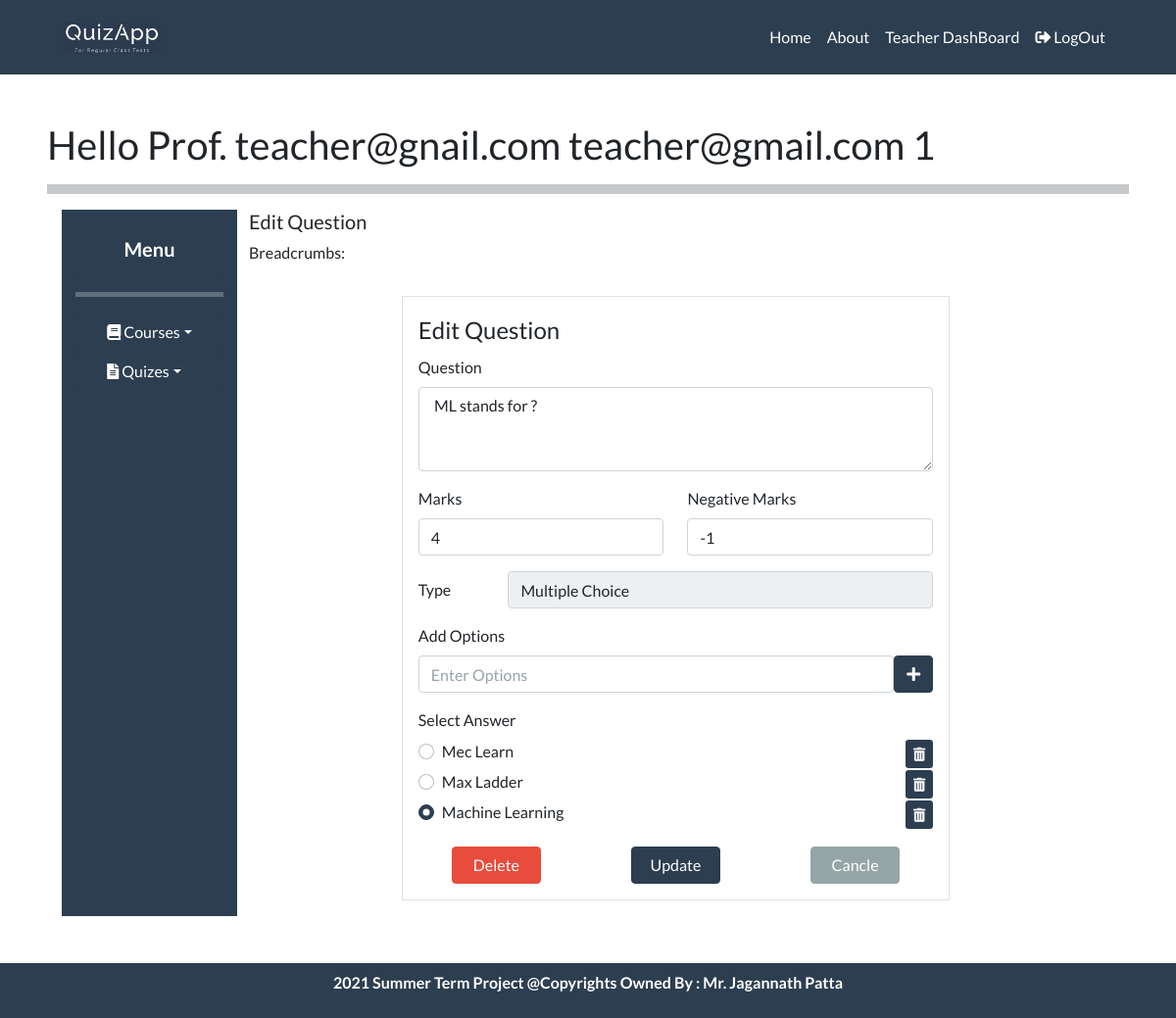
/teacher/EditQuestion?id=1 (signed in), run on the app's committed database.
### tables this page shows
CREATE TABLE "Question" (
	"question_id"	INTEGER PRIMARY KEY AUTOINCREMENT,
	"course_id"	INTEGER NOT NULL,
	"quiz_id"	INTEGER NOT NULL,
	"question_type"	TEXT NOT NULL CHECK(question_type IN ('MCQ','MSQ','SA','LA','MF','FB')),
	"question_text"	TEXT NOT NULL,
	"question_marks"	NUMERIC NOT NULL,
	"question_neg_marks"	INTEGER NOT NULL,
	FOREIGN KEY("quiz_id") REFERENCES "Quiz"("quiz_id") ON DELETE CASCADE,
	FOREIGN KEY("course_id") REFERENCES "Course"("course_id") ON DELETE CASCADE
);

CREATE TABLE "Options" (
	"option_id"	INTEGER PRIMARY KEY AUTOINCREMENT,
	"question_id"	INTEGER NOT NULL,
	"option"	TEXT NOT NULL,
	FOREIGN KEY("question_id") REFERENCES "Question"("question_id") ON DELETE CASCADE
);

### Teacher/views.py (the view)
@breadcrumb('Edit Question')
def EditQuestion():
    page = check_user("/teacherSite/question.html")
    if len(page) > 1:
        return render_template(page[0] , msg = page[1])
    else:
        id = request.args.get('id',type = int)
        qid = request.args.get('qid',type = int)
        cid = request.args.get('cid',type = int)
        name = request.args.get('name', type= str)
        msg = request.args.get('msg1', type= str)
        if request.method == "POST":
            try:
                conn = sqlite3.connect("DataBase/quizAppDataBase.db")
                cursor = conn.cursor()
                prev_options = cursor.execute("SELECT OPTION from OPTIONS WHERE QUESTION_ID = ?", (id , )).fetchall()
                conn.commit()
                prev_ans = cursor.execute("SELECT ANSWER , OPTION_ID from ANSWERS WHERE QUESTION_ID = ?", (id , )).fetchall()
                conn.commit()
                prev_options = [i[0] for i in prev_options]
                print('prev_options' , prev_options)
                prev_ans = [i[0] for i in prev_ans]
                print('prev_ans' , prev_ans)
                prev_ans_oid = [i[1] for i in prev_ans]
                print('prev_ans_oid' , prev_ans_oid)
                ques_type = str(request.form["ques_type"])
                marks = str(request.form["marks"])
                neg_marks = str(request.form["neg_marks"])
                ques_text = str(request.form["question_text"]).strip()
                msg = 'Question Updated '
                Flag = False
                print("-------" , ques_text , '----', ques_type ,'----' , marks , neg_marks )
                if (ques_type == 'MCQ'):
                    option = request.form.getlist('opti[]')
                    answer = request.form.getlist('Rdopti[]')
                    if( len(option) >= 2 ) :
                        for opt in option:
                            msg += opt
                            if opt not in prev_options:
                                cursor.execute("INSERT INTO OPTIONS ( QUESTION_ID , OPTION ) VALUES (?,?)", ( id , opt ))
                                conn.commit()
                            print(opt)
                        for opt in prev_options:
                            if opt not in option:
                                cursor.execute(" DELETE FROM OPTIONS where OPTION = ? And QUESTION_ID = ?", ( opt, id ))
                                conn.commit()
                        Flag = True
                        print('ans', answer)
                        print('options', option)
                        for ans in answer:
                            if ans not in prev_ans:
                                op_id = cursor.execute("SELECT OPTION_ID from OPTIONS WHERE QUESTION_ID = ? And OPTION = ? ", (id , ans )).fetchone()
                                conn.commit()
                                print('op_id====0' , op_id)
                                cursor.execute("INSERT INTO ANSWERS ( QUESTION_ID , OPTION_ID , ANSWER ) VALUES (?,? , ?)", ( id , op_id[0] , ans ))
                                conn.commit()
                        for ans in prev_ans:
                            if ans not in answer:
                                op_id = cursor.execute("SELECT OPTION_ID from OPTIONS WHERE QUESTION_ID = ? And OPTION = ? ", (id , ans )).fetchone()
                                conn.commit()
                                print('op_id====0' , op_id)
                                cursor.execute("DELETE FROM ANSWERS where QUESTION_ID = ? AND OPTION_ID = ?", ( id , op_id[0] ))
                                conn.commit()
                        url = '/teacher/quiz?id='+str(qid)+'&msg1='+msg
                    else:
                        msg = "MCQ type question must have at least 2 options."
                        url = '/teacher/EditQuestion?id='+str(id)+'&cid='+str(cid)+'&qid='+str(qid)+'&name='+str(qid)+ '&msg1='+msg
                    print('ans', answer)
                    print('options', option)
                elif (ques_type == 'MSQ'):
                    option = request.form.getlist('opti[]')
                    answer = request.form.getlist('Rdopti[]')
                    if( len(option) >= 2 and len(answer) >= 1 ) :
                        for opt in option:
                            msg += opt
                            if opt not in prev_options:
                                cursor.execute("INSERT INTO OPTIONS ( QUESTION_ID , OPTION ) VALUES (?,?)", ( id , opt ))
                                conn.commit()
                            print(opt)
                        for opt in prev_options:
                            if opt not in option:
                                cursor.execute(" DELETE FROM OPTIONS where OPTION = ? And QUESTION_ID = ?", ( opt, id ))
                                conn.commit()
                        Flag = True
                        for ans in answer:
                            if ans not in prev_ans:
                                op_id = cursor.execute("SELECT OPTION_ID from OPTIONS WHERE QUESTION_ID = ? And OPTION = ? ", (id , ans )).fetchone()
                                conn.commit()
                                print('op_id====0' , op_id)
                                cursor.execute("INSERT INTO ANSWERS ( QUESTION_ID , OPTION_ID , ANSWER ) VALUES (?,? , ?)", ( id , op_id[0] , ans ))
                                conn.commit()
                        for ans in prev_ans:
                            if ans not in answer:
                                op_id = cursor.execute("SELECT OPTION_ID from OPTIONS WHERE QUESTION_ID = ? And OPTION = ? ", (id , ans )).fetchone()
                                conn.commit()
                                print('op_id====0' , op_id)
                                cursor.execute("DELETE FROM ANSWERS where QUESTION_ID = ? AND OPTION_ID = ?", ( id , op_id[0] ))
                                conn.commit()
                        url = '/teacher/quiz?id='+str(qid)+'&msg1='+msg
                    else:
                        msg = "MSQ type question must have at least 2 options. And Also don't forget to select answers."
                        url = '/teacher/EditQuestion?id='+str(id)+'&cid='+str(cid)+'&qid='+str(qid)+'&name='+str(qid)+ '&msg1='+msg
                    print('ans', ans)
                    print('options', option)
                elif (ques_type == 'SA'):
                    ans = str(request.form["short_ans_txt"]).strip()
                    if ans :
                        msg = ans
                        if len(prev_ans) == 0 :
                            cursor.execute("INSERT INTO ANSWERS ( QUESTION_ID , ANSWER ) VALUES (?,? )", ( id , ans ))
                            conn.commit()
                        else :
                            cursor.execute("UPDATE  ANSWERS SET ANSWER = ? where QUESTION_ID = ? ", ( ans , id ))
                            conn.commit()
                        print('ans', ans)
                        Flag = True
                        url = '/teacher/quiz?id='+str(qid)+'&msg1='+msg
                    else:
                        msg = "Short Answer can't be empty."
                        url = '/teacher/EditQuestion?id='+str(id)+'&cid='+str(cid)+'&qid='+str(qid)+'&name='+str(qid)+ '&msg1='+msg
                elif (ques_type == 'MF'):
                    option = request.form.getlist('opti[]')
                    msg = msg +  '|'.join(option)
                    print('option MF ----------=====' , option)
                    option = [ '|'.join(option[i:i + 2]) for i in range(0, len(option), 2)]
                    if( len(option) >= 2 ) :
                        for opt in option:
                            print(opt)
                            print(opt)
                            if opt not in prev_options:
                                cursor.execute("INSERT INTO OPTIONS ( QUESTION_ID , OPTION ) VALUES (?,?)", ( id , opt ))
                                conn.commit()
                        for opt in prev_options:
                            if opt not in option:
                                cursor.execute(" DELETE FROM OPTIONS where OPTION = ? And QUESTION_ID = ?", ( opt, id ))
                                conn.commit()
                        Flag = True
                        url = '/teacher/quiz?id='+str(qid)+'&msg1='+msg
                    else:
                        msg = "MF type question must have at least 2 Pairs."
                        url = '/teacher/EditQuestion?id='+str(id)+'&cid='+str(cid)+'&qid='+str(qid)+'&name='+str(qid)+ '&msg1='+msg
                    print('options', option)
                elif (ques_type == 'LA'):
                    Flag = True
                    url = '/teacher/quiz?id='+str(qid)+'&msg1='+msg
                elif (ques_type == 'FB'):
                    option = request.form.getlist('opti[]')
                    option = [ '|'.join(option[i:i + 2]) for i in range(0, len(option), 2)]
                    if( len(option) >= 2 ) :
                        for opt in option:
                            if opt not in prev_options:
                                print(opt)
                                cursor.execute("INSERT INTO OPTIONS ( QUESTION_ID , OPTION ) VALUES (?,?)", ( id , opt ))
                                conn.commit()
                        for opt in prev_options:
                            if opt not in option:
                                print(opt)
                                cursor.execute(" DELETE FROM OPTIONS where OPTION = ? And QUESTION_ID = ?", ( opt, id ))
                                conn.commit()
                        Flag = True
                        url = '/teacher/quiz?id='+str(qid)+'&msg1='+msg
                    else:
                        msg = "MF type question must have at least 2 Pairs."
                        url = '/teacher/EditQuestion?id='+str(id)+'&cid='+str(cid)+'&qid='+str(qid)+'&name='+str(qid)+ '&msg1='+msg
                    print('options', option)
                if ( Flag ):
                    cursor.execute("UPDATE QUESTION SET QUESTION_TEXT = ?, QUESTION_MARKS = ?, QUESTION_NEG_MARKS = ? WHERE QUESTION_ID = ? AND QUIZ_ID = ?",
                            ( ques_text , marks , neg_marks , id , qid ))
                    conn.commit()
                    sum_marks = cursor.execute("select sum(question_marks) from Question where quiz_id = ?", (qid , )).fetchone()[0]
                    cursor.execute("UPDATE QUIZ SET quiz_marks = ? WHERE QUIZ_ID = ?", ( sum_marks , qid ))
                    conn.commit()
                cursor.close()
                conn.close()
            except Exception as e:
                msg = "Some Error Adding: " + str(e)
                url = '/teacher/EditQuestion?id='+str(id)+'&cid='+str(cid)+'&qid='+str(qid)+'&name='+str(qid)+ '&msg1='+msg
            return redirect(url) #render_template(page[0] , quiz = quiz)
        else:
            try:
                conn = sqlite3.connect("DataBase/quizAppDataBase.db")
                cursor = conn.cursor()
                question = cursor.execute("SELECT * from QUESTION WHERE QUESTION_ID = ?", (id , )).fetchone()
                options = cursor.execute("SELECT QUESTION_ID , OPTION from OPTIONS WHERE QUESTION_ID = ?", (id , )).fetchall()
                conn.commit()
                answer = cursor.execute("SELECT ANSWER from ANSWERS WHERE QUESTION_ID = ?", (id , )).fetchall()
                conn.commit()
                answer =  [i[0] for i in answer]
                cursor.close()
                conn.close()
                if( (question[3] == 'MF') or (question[3] == 'FB') ):
                    mof_opt = []
                    for opt in options:
                        print('opt====' , opt[1])
                        mof_opt.append((opt[0] ,  opt[1].split('|') ))
                    options = mof_opt
                print('options' , options)
                print('answer' , answer)
                return render_template(page[0] , question = question , options = options , answer = answer, msg1 = msg )
            except Exception as e:
                msg = "Some Error: " + str(e)
                return render_template(page[0] , msg1 = msg ) # return redirect(url)

### templates/teacherSite/question.html (shortened to what this page needs)
{% extends "/teacherSite/teacherHome.html" %}
{% block body %}
<div class="p-sm-3">
    <form class="p-3 border col-md-8 offset-md-2"  action="/teacher/EditQuestion?id={{question[0]}}&cid={{question[1]}}&qid={{question[2]}}" method="post">
        <fieldset>
                <legend> Edit Question </legend>
                <div class="form-group">
                    <label for="question_text" class="form-label"> Question  </label>
                    <textarea class="form-control" required id="question_text" name="question_text" rows="3" > {{question[4]}} </textarea>
                </div>
                <div class="row">
                    <div class="form-group col-md-6">
                        <label for="marks" class="form-label"> Marks </label>
                        <input type="number" required class="form-control" id="marks" name="marks" value={{question[5]}} min="1">
                    </div>
                    <div class="form-group col-md-6">
                        <label for="neg_marks" class="form-label"> Negative Marks </label>
                        <input type="number" required class="form-control" id="neg_marks" name="neg_marks" value={{question[6]}} max="0">
                    </div>
                </div>
                {% if question[3] == 'MCQ' : %}
                    <div class="form-group row">
                        <label for="" class="col-sm-2 col-form-label">Type</label>
                        <div class="col-sm-10">
                        <input type="text" readonly="" class="form-control" id="" value="Multiple Choice">
                        </div>
                    </div>
                    <label> Add Options </label>
                    <div id="options">
                        <div class="form-group d-flex">
                            <input type="text" class="form-control opt" id="opt" name="opt[]" rows="1" placeholder="Enter Options"  >
                            <a class="btn btn-primary" id="AddOpt" > <i class="fas fa-plus"></i> </a>
                        </div>
                        <fieldset class="form-group" id ="answer"  >
                            <label class="form-label">Select Answer</label>
                            {% for option in options :  %}
                            <div class="form-check d-flex">
                            <label class="form-check-label">
                                {% if option[1] in answer : %}
                                <input type="radio" required class="form-check-input" name="Rdopti[]" id="Rdopti[]" value="{{option[1]}}" checked>
                                {% else %}
                                <input type="radio" required class="form-check-input" name="Rdopti[]" id="Rdopti[]" value="{{option[1]}}">
                                {% endif %}
                                {{option[1]}}
                            </label>
                            <a href="#" class="delete btn-primary btn-sm ml-auto"> <i class="fas fa-trash-alt"></i> </a>
                            </div>
                            {% endfor %}
                        </fieldset>
                    </div>
                {% endif %}
                <div class="row">
                    <a class="col-2 offset-1 btn btn-danger" onclick="deleteQuest('{{ question[0] }}' , '{{ question[2] }}')" type="button"> Delete </a>
                    <input class="col-2 offset-2 btn btn-primary" type="submit" value="Update" >
                    <a class="col-2 offset-2 btn btn-secondary" onclick="cancle('{{ question[2] }}')" type="button"> Cancle </a>
                </div>
        </fieldset>
    </form>
</div>
{% endblock %}

### data on the page
Question: question_text "ML stands for ?", marks "4", neg_marks "-1"
Options: option "Mec Learn"
Options: option "Max Ladder"
Options: option "Machine Learning"

### other printed values
{{ session['username'] }} "teacher@gnail.com"
{{ session['email'] }} "teacher@gmail.com"
{{ session['role_id'] }} "1"
{{ g.title }} "Edit Question"
